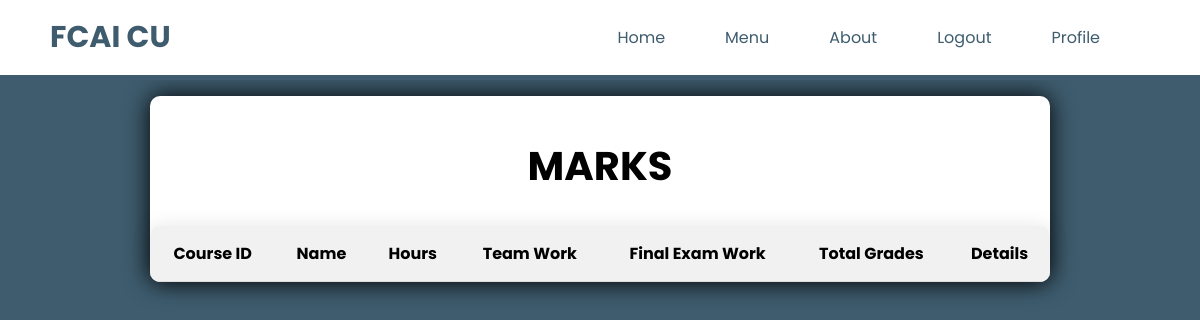
The app's page /registered_courses/ (signed in), older data.
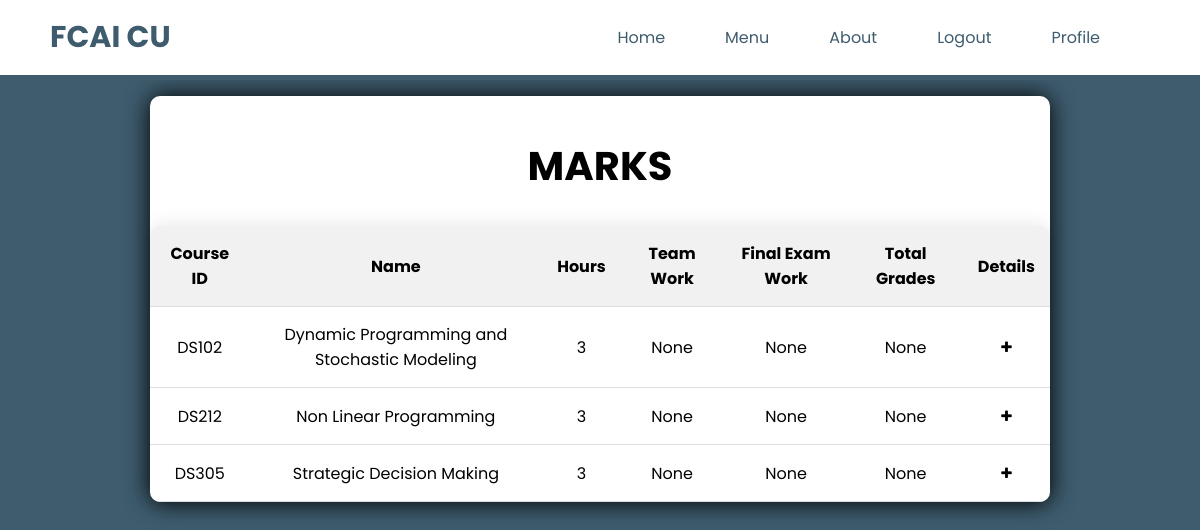
The same page, newer data.
### main_website/models.py (models this page shows, shortened)
class Grades(models.Model):
    student = models.ForeignKey(Student, on_delete=models.CASCADE)
    course = models.ForeignKey(Course, on_delete=models.CASCADE)
    course_grade = models.IntegerField(null=True, blank=True)
    final_grade = models.IntegerField(null=True, blank=True)
    class Meta:
        constraints = [
            models.UniqueConstraint(fields=['student', 'course'], name='composite_pk')
        ]

class Course(models.Model):
    name = models.CharField(max_length=50)
    course_id = models.CharField(max_length=8, unique=True, primary_key=True)
    department = models.ForeignKey('Department', on_delete=models.PROTECT)
    number_of_hours = models.IntegerField()
    lecture_day = models.CharField(max_length=10, choices=[
        ('Saturday', 'Saturday'),
        ('Sunday', 'Sunday'),
        ('Monday', 'Monday'),
        ('Tuesday', 'Tuesday'),
        ('Wednesday', 'Wednesday'),
        ('Thursday', 'Thursday'),
        ('Friday', 'Friday'),
    ])
    hall_number = models.CharField(max_length=8)

### main_website/views.py (the view)
    def decorator(request, *args, **kwargs):
        if check_admin(request.user):
            return view_func(request, *args, **kwargs)
        else:
            return redirect('home')  # Redirect to the home page

### main_website/views.py (called while the page is built)
def student_required(view_func):
    def check_admin(user):
        return user.is_authenticated and user.role == User.Role.STUDENT
    def decorator(request, *args, **kwargs):
        if check_admin(request.user):
            return view_func(request, *args, **kwargs)
        else:
            return redirect('home')  # Redirect to the home page
    return decorator

@login_required(login_url='login_student')
@student_required
def registered_courses(request):
    grades = Grades.objects.filter(student_id=request.user.student.stud_id)
    context = {
        'grades': grades
    }
    return render(request, 'main_website/registered_courses.html', context)

### main_website/templates/main_website/registered_courses.html (shortened to what this page needs)
<!DOCTYPE html>
{% load static %}
<html>
    <head>
        <link rel="stylesheet" href={% static 'css/main.css'%}>
        <link rel="stylesheet" href={% static 'css/registeredCourses.css'%}>
        <link rel="stylesheet" href="https://cdnjs.cloudflare.com/ajax/libs/font-awesome/4.7.0/css/font-awesome.min.css">
    </head>
    <body>
        <header id="website-header">
            {% include 'header.html'%}
        </header>
        <div id = "main-content">
            <div id = "personal-data">
                    <h1>MARKS</h1>
                <table id = 'mainTable'>
                    <thead style="display: in;">
                        <tr>
                            <th>Course ID</th>
                            <th>Name</th>
                            <th>Hours</th>
                            <th>Team Work</th>
                            <th>Final Exam Work</th>
                            <th>Total Grades</th>
                            <th>Details</th>
                        </tr>
                    </thead>
                    <tbody id = 'mainTableBody'>
                            {% for grade in grades %}
                                    <tr class = "parentRow">
                                        <td>{{grade.course.course_id}}</td>
                                        <td>{{grade.course.name}}</td>
                                        <td>{{grade.course.number_of_hours}}</td>
                                        <td>{{grade.course_grade}}</td>
                                        <td>{{grade.final_grade}}</td>
                                        <td>
                                            {% with x=grade.final_grade y=grade.course_grade %}
                                                {% if x is none and y is none %}
                                                    None
                                                {% else %}
                                                    {{ x|add:y }}
                                                {% endif %}
                                            {% endwith %}
                                        </td>
                                        <td><button class="expand-button" ><i class="fa fa-plus"></i></button></td>
                                    </tr>
                            {% endfor %}
                    </tbody>
                </table>
            </div>
        </div>
    </body>
</html>

Row changes from the older to the newer data that the page shows:
now on this page (row edited): Grades: course.course_id "DS102", course.name "Dynamic Programming and Stochastic Modeling", course.number_of_hours "3", course_grade "None", final_grade "None"
now on this page (row edited): Grades: course.course_id "DS212", course.name "Non Linear Programming", course.number_of_hours "3", course_grade "None", final_grade "None"
now on this page (row edited): Grades: course.course_id "DS305", course.name "Strategic Decision Making", course.number_of_hours "3", course_grade "None", final_grade "None"
